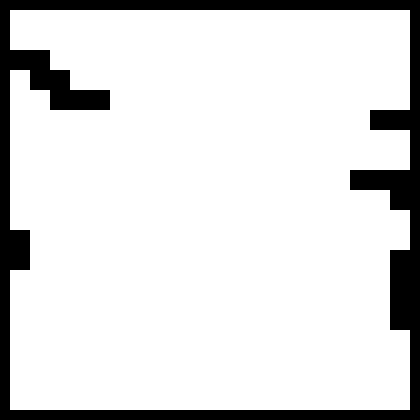
#> input picture Combined_Deployment/Maps/map1/M_0036.png, 420 x 420 px
$ python hexagonal_placement.py
#> lines starting #> are read from the running program, lines starting #| are printed output that depends on the picture; after the words box and inside, x2 and y2 are one past the last pixel; in counts of white or black regions, pixels touching at a corner belong together
### Combined_Deployment/Maps/map1/grid_generator_map1.py
from PIL import Image
import numpy as np
import matplotlib.pyplot as plt

img_path = "M_0036.png"
image = Image.open(img_path).convert("L").resize((300, 290))  # Convert to grayscale and resize

image_array = np.array(image)

grid = np.where(image_array < 128, 1, -1)
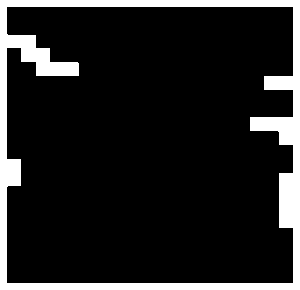
#> grid: shape (290, 300) int64; values -1 (black) and 1 (white), 13.6% white; 1 white region, box (x1, y1, x2, y2) and area: (0, 0, 300, 290) 11803

unknown_mask = grid == -1

with open("obstacle_map.txt", "w") as f:
    for row in grid:
        f.write(" ".join(map(str, row)) + "\n")

### Combined_Deployment/Maps/map1/hexagonal_placement.py
import matplotlib.pyplot as plt
import numpy as np
from matplotlib.patches import Rectangle, Polygon
import matplotlib.animation as animation
from collections import deque
import math
from grid_generator_map1 import grid
import time

centers = []
#Global Variable
overlap = 0
count = 0
total_grid_without_obstacle = 0
global_sensor_range = 0
coverage_list = []
overlap_list = []

class IncrementalDeployment:
    def __init__(self, grid_size=(90, 70), num_robots=30, sensor_range=5):
        self.grid_size = grid_size
        self.num_robots = num_robots
        self.sensor_range = sensor_range
        self.current_step = 0

        self.occupancy_grid = grid
        self.reachability_grid = np.zeros(grid_size)

        print(self.sensor_range,self.sensor_range)
        self.robots = []
        self.initialize_robots()
        if self.robots:
            self.robots[0].position = (self.sensor_range -1 ,self.sensor_range - 1)
            self.robots[0].deployed = True
            self.update_grids()

    def initialize_robots(self):
        for i in range(self.num_robots):
            self.robots.append(Robot(i, (self.sensor_range,self.sensor_range), self.sensor_range))


    def update_grids(self):
        for robot in self.robots:
            if robot.deployed:
                robot.sense(self.occupancy_grid)

        self.update_reachability()


    # [5 lines left out: function save_occupancy_grid_to_file, not called in this run]
            # for row in self.occupancy_grid:
            #     f.write(" ".join(map(str, row)) + "\n")
            # f.write("\n")  # Blank line between steps


    def update_reachability(self):
        self.reachability_grid.fill(0)  # Reset reachability grid

        robot_range = self.sensor_range
        radius = int(np.sqrt(1.73) * robot_range)

        for robot in self.robots:
            if robot.deployed:
                rx, ry = robot.position

                # Define square bounds around robot position
                min_x = max(0, rx - radius)
                max_x = min(self.grid_size[0] - 1, rx + radius)
                min_y = max(0, ry - radius)
                max_y = min(self.grid_size[1] - 1, ry + radius)

                # Loop over nearby cells within the bounding box
                for x in range(min_x, max_x + 1):
                    for y in range(min_y, max_y + 1):
                        # [5 lines of commented-out code are left out]
                        self.reachability_grid[x, y] = 1


    # [76 lines left out: functions calculate_overlap, next_center, deploy_next_robot, run_step, count_coverage, not called in this run]


class Robot:
    def __init__(self, id, position, sensor_range):
        self.id = id
        self.position = position
        self.sensor_range = sensor_range
        self.deployed = False

    def sense(self, occupancy_grid):
        global global_sensor_range

        global_sensor_range = self.sensor_range
        x, y = self.position
        sensor_range_sq = self.sensor_range ** 2
        overlap_increased = 0
        min_x = max(0, x - self.sensor_range)
        max_x = min(occupancy_grid.shape[0] - 1, x + self.sensor_range)
        min_y = max(0, y - self.sensor_range)
        max_y = min(occupancy_grid.shape[1] - 1, y + self.sensor_range)

        for nx in range(int(min_x), int(max_x) + 1):
            for ny in range(int(min_y), int(max_y) + 1):
                dx = x - nx
                dy = y - ny
                distance_sq = dx**2 + dy**2
                if distance_sq <= sensor_range_sq:
                    if occupancy_grid[nx,ny] == 0:
                        overlap_increased += 1
                    if occupancy_grid[nx, ny] == -1:
                        occupancy_grid[nx, ny] = 0

def count_desired_area():
    global total_grid_without_obstacle
    for y in range(len(grid)):
        for x in range(len(grid[0])):
            if grid[y][x] == -1:
                total_grid_without_obstacle += 1
    # print(total_grid_without_obstacle)

# Visualization
def visualize(deployment):
    global total_grid_without_obstacle, overlap

    fig, ax = plt.subplots(figsize=(12, 8))
    # [49 lines left out: function update, not called in this run]

    ani = animation.FuncAnimation(fig, update, frames=deployment.num_robots+1,
                                interval=150, repeat=False)
    # ani.save('my_animation4.mp4', writer='ffmpeg', fps=3)
    plt.show()

# Create and run simulation
start_time = time.time()
count_desired_area()
#> after the loop in count_desired_area, `for y in range(len(grid)):`: total_grid_without_obstacle = 75197
end_time = time.time()
deployment = IncrementalDeployment(grid_size=(300,300), num_robots=138, sensor_range=15)
#> after the loop in update_grids, `for robot in self.robots:`:
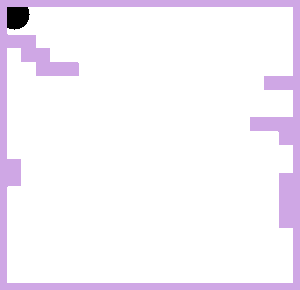
#> self.occupancy_grid: shape (290, 300) int64; 3 distinct labels, from -1 to 1; one colour per label, 0 black, -1 white
visualize(deployment)

with open("position.txt", "w") as f:
    for robot in deployment.robots:
        if robot.deployed:
            x, y = robot.position
            f.write(f"{x:.2f}, {y:.2f}\n")

print("Saved deployed robot positions to position.txt")
